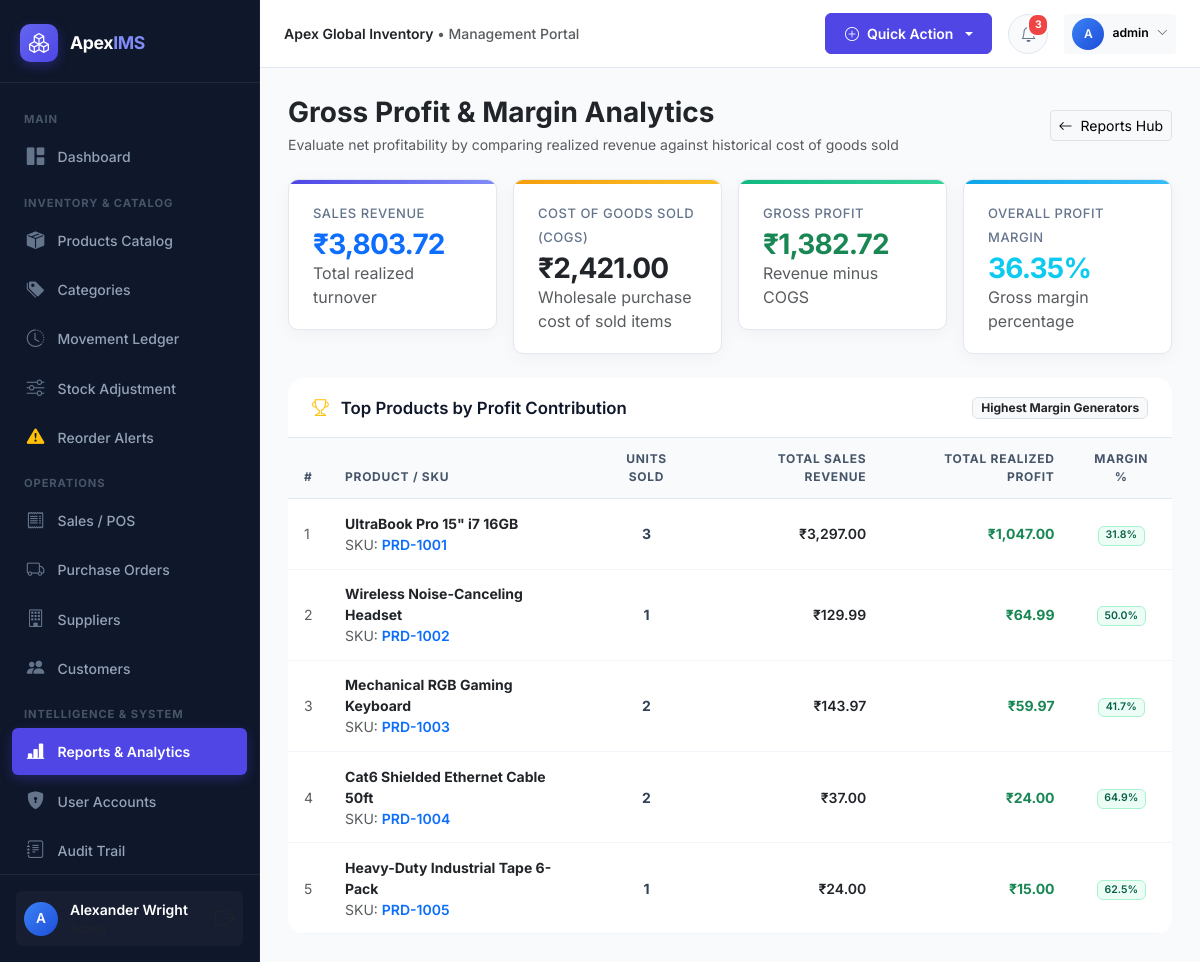
/reports/profit (signed in), run on the app's committed database.
### models/user.py (models this page shows, shortened)
class User(UserMixin, db.Model):
    __tablename__ = 'users'
    id = db.Column(db.Integer, primary_key=True)
    username = db.Column(db.String(64), unique=True, nullable=False, index=True)
    email = db.Column(db.String(120), unique=True, nullable=False, index=True)
    password_hash = db.Column(db.String(256), nullable=False)
    full_name = db.Column(db.String(100), nullable=False)
    phone = db.Column(db.String(25))
    role_id = db.Column(db.Integer, db.ForeignKey('roles.id'), nullable=False)
    is_active = db.Column(db.Boolean, default=True)
    last_login = db.Column(db.DateTime)
    created_at = db.Column(db.DateTime, default=datetime.utcnow)
    updated_at = db.Column(db.DateTime, default=datetime.utcnow, onupdate=datetime.utcnow)
    role = db.relationship('Role', back_populates='users')
    purchases = db.relationship('PurchaseOrder', back_populates='user', lazy='dynamic')
    sales = db.relationship('Sale', back_populates='user', lazy='dynamic')
    inventory_transactions = db.relationship('InventoryTransaction', back_populates='user', lazy='dynamic')
    stock_adjustments = db.relationship('StockAdjustment', back_populates='user', lazy='dynamic')
    audit_logs = db.relationship('AuditLog', back_populates='user', lazy='dynamic')
    def has_role(self, *role_names):
        if not self.role:
            return False
        return self.role.name in role_names
    @property
    def is_admin(self):
        return self.role and self.role.name == 'Admin'

### models/product.py (models this page shows, shortened)
class Product(db.Model):
    __tablename__ = 'products'
    id = db.Column(db.Integer, primary_key=True)
    sku = db.Column(db.String(64), unique=True, nullable=False, index=True)
    name = db.Column(db.String(200), nullable=False, index=True)
    description = db.Column(db.Text)
    category_id = db.Column(db.Integer, db.ForeignKey('categories.id'), nullable=False)
    supplier_id = db.Column(db.Integer, db.ForeignKey('suppliers.id'), nullable=True)
    purchase_price = db.Column(db.Float, default=0.0, nullable=False)
    selling_price = db.Column(db.Float, default=0.0, nullable=False)
    current_stock = db.Column(db.Integer, default=0, nullable=False)
    min_stock_level = db.Column(db.Integer, default=10, nullable=False)
    image_url = db.Column(db.String(255), default='default_product.png')
    status = db.Column(db.String(20), default='Active', index=True)  # Active, Inactive, Discontinued
    created_at = db.Column(db.DateTime, default=datetime.utcnow)
    updated_at = db.Column(db.DateTime, default=datetime.utcnow, onupdate=datetime.utcnow)
    category = db.relationship('Category', back_populates='products')
    supplier = db.relationship('Supplier', back_populates='products')
    purchase_items = db.relationship('PurchaseItem', back_populates='product', cascade='all, delete-orphan')
    sale_items = db.relationship('SaleItem', back_populates='product', cascade='all, delete-orphan')
    inventory_transactions = db.relationship('InventoryTransaction', back_populates='product', cascade='all, delete-orphan')
    stock_adjustments = db.relationship('StockAdjustment', back_populates='product', cascade='all, delete-orphan')

### routes/reports.py (the view)
@reports_bp.route('/reports/profit')
@login_required
def profit_report():
    sales = Sale.query.filter(Sale.status == 'Completed').all()
    total_sales_revenue = sum(s.total_amount for s in sales)
    total_cogs = sum(s.total_cost for s in sales)
    gross_profit = total_sales_revenue - total_cogs
    profit_margin = round((gross_profit / total_sales_revenue * 100), 2) if total_sales_revenue > 0 else 0.0
    top_items = db.session.query(
        Product.name,
        Product.sku,
        func.sum(SaleItem.quantity).label('total_qty_sold'),
        func.sum(SaleItem.total_price).label('total_sales_val'),
        func.sum((SaleItem.unit_price - SaleItem.cost_price) * SaleItem.quantity).label('total_item_profit')
    ).join(SaleItem, Product.id == SaleItem.product_id)\
     .join(Sale, Sale.id == SaleItem.sale_id)\
     .filter(Sale.status == 'Completed')\
     .group_by(Product.id)\
     .order_by(func.sum((SaleItem.unit_price - SaleItem.cost_price) * SaleItem.quantity).desc())\
     .limit(10).all()
    return render_template(
        'reports/profit_report.html',
        total_sales_revenue=total_sales_revenue,
        total_cogs=total_cogs,
        gross_profit=gross_profit,
        profit_margin=profit_margin,
        top_items=top_items
    )

### models/sale.py (called while the page is built)
    @property
    def total_cost(self):
        return sum(item.cost_price * item.quantity for item in self.items)

### utils/helpers.py (called while the page is built)
def format_currency(value):
    try:
        val = float(value or 0)
        return f"{Config.CURRENCY_SYMBOL}{val:,.2f}"
    except (ValueError, TypeError):
        return f"{Config.CURRENCY_SYMBOL}0.00"

### templates/reports/profit_report.html (shortened to what this page needs)
{% extends "base.html" %}
{% block content %}
<div class="d-flex align-items-center justify-content-between mb-4 flex-wrap gap-2">
  <div>
    <h3 class="fw-bold text-dark mb-1">Gross Profit & Margin Analytics</h3>
    <p class="text-muted small mb-0">Evaluate net profitability by comparing realized revenue against historical cost of goods sold</p>
  </div>
  <a href="{{ url_for('reports.index') }}" class="btn btn-sm btn-light border">
    <i class="bi bi-arrow-left me-1"></i> Reports Hub
  </a>
</div>
<div class="row g-3 mb-4">
  <div class="col-md-3 col-sm-6">
    <div class="stat-card primary">
      <span class="stat-label">Sales Revenue</span>
      <div class="stat-value text-primary mt-1">{{ total_sales_revenue|currency }}</div>
      <span class="text-muted extra-small">Total realized turnover</span>
    </div>
  </div>
  <div class="col-md-3 col-sm-6">
    <div class="stat-card warning">
      <span class="stat-label">Cost of Goods Sold (COGS)</span>
      <div class="stat-value text-dark mt-1">{{ total_cogs|currency }}</div>
      <span class="text-muted extra-small">Wholesale purchase cost of sold items</span>
    </div>
  </div>
  <div class="col-md-3 col-sm-6">
    <div class="stat-card success">
      <span class="stat-label">Gross Profit</span>
      <div class="stat-value text-success mt-1">{{ gross_profit|currency }}</div>
      <span class="text-muted extra-small">Revenue minus COGS</span>
    </div>
  </div>
  <div class="col-md-3 col-sm-6">
    <div class="stat-card info">
      <span class="stat-label">Overall Profit Margin</span>
      <div class="stat-value text-info mt-1">{{ profit_margin }}%</div>
      <span class="text-muted extra-small">Gross margin percentage</span>
    </div>
  </div>
</div>
<div class="card border-0 shadow-card rounded-4 overflow-hidden">
  <div class="content-card-header bg-white">
    <h5 class="content-card-title mb-0">
      <i class="bi bi-trophy text-warning me-1"></i> Top Products by Profit Contribution
    </h5>
    <span class="badge bg-light text-dark border">Highest Margin Generators</span>
  </div>
  <div class="table-responsive">
    <table class="table table-custom mb-0">
      <thead>
        <tr>
          <th>#</th>
          <th>Product / SKU</th>
          <th class="text-center">Units Sold</th>
          <th class="text-end">Total Sales Revenue</th>
          <th class="text-end">Total Realized Profit</th>
          <th class="text-center">Margin %</th>
        </tr>
      </thead>
      <tbody>
        {% for item in top_items %}
        <tr>
          <td class="text-muted extra-small">{{ loop.index }}</td>
          <td>
            <span class="fw-bold text-dark d-block">{{ item.name }}</span>
            <span class="text-muted extra-small">SKU: <span class="fw-semibold text-primary">{{ item.sku }}</span></span>
          </td>
          <td class="text-center fw-bold">{{ item.total_qty_sold }}</td>
          <td class="text-end fw-semibold text-dark">{{ item.total_sales_val|currency }}</td>
          <td class="text-end fw-bold text-success">{{ item.total_item_profit|currency }}</td>
          <td class="text-center">
            {% if item.total_sales_val > 0 %}
              {% set m = (item.total_item_profit / item.total_sales_val * 100)|round(1) %}
              <span class="badge badge-soft-success">{{ m }}%</span>
            {% else %}
              <span class="badge badge-soft-secondary">0%</span>
            {% endif %}
          </td>
        </tr>
        {% else %}
        <tr>
          <td colspan="6" class="text-center py-4 text-muted">No sales records to calculate profit margins.</td>
        </tr>
        {% endfor %}
      </tbody>
    </table>
  </div>
</div>
{% endblock %}

### templates/base.html (shortened to what this page needs)
<!DOCTYPE html>
<html lang="en">
<head>
  <link href="https://cdn.jsdelivr.net/npm/bootstrap@5.3.3/dist/css/bootstrap.min.css" rel="stylesheet">
  <link href="https://cdn.jsdelivr.net/npm/bootstrap-icons@1.11.3/font/bootstrap-icons.min.css" rel="stylesheet">
  <link href="{{ url_for('static', filename='css/style.css') }}" rel="stylesheet">
</head>
<body>
{% if current_user.is_authenticated %}
  <aside id="sidebar-wrapper">
    <div class="sidebar-brand">
      <div class="sidebar-brand-icon">
        <i class="bi bi-boxes"></i>
      </div>
      <div class="sidebar-brand-text">Apex<span>IMS</span></div>
    </div>
    <div class="sidebar-menu">
      <div class="sidebar-heading">Main</div>
      <a href="{{ url_for('dashboard.index') }}" class="nav-link-custom {% if request.endpoint == 'dashboard.index' %}active{% endif %}">
        <i class="bi bi-grid-1x2-fill"></i>
        <span>Dashboard</span>
      </a>
      <div class="sidebar-heading">Inventory & Catalog</div>
      <a href="{{ url_for('products.index') }}" class="nav-link-custom {% if request.endpoint and request.endpoint.startswith('products.') %}active{% endif %}">
        <i class="bi bi-box-seam-fill"></i>
        <span>Products Catalog</span>
      </a>
      <a href="{{ url_for('categories.index') }}" class="nav-link-custom {% if request.endpoint and request.endpoint.startswith('categories.') %}active{% endif %}">
        <i class="bi bi-tags-fill"></i>
        <span>Categories</span>
      </a>
      <a href="{{ url_for('inventory.ledger') }}" class="nav-link-custom {% if request.endpoint == 'inventory.ledger' %}active{% endif %}">
        <i class="bi bi-clock-history"></i>
        <span>Movement Ledger</span>
      </a>
      <a href="{{ url_for('inventory.adjust') }}" class="nav-link-custom {% if request.endpoint == 'inventory.adjust' %}active{% endif %}">
        <i class="bi bi-sliders"></i>
        <span>Stock Adjustment</span>
      </a>
      <a href="{{ url_for('inventory.reorder') }}" class="nav-link-custom {% if request.endpoint == 'inventory.reorder' %}active{% endif %}">
        <i class="bi bi-exclamation-triangle-fill text-warning"></i>
        <span>Reorder Alerts</span>
      </a>
      <div class="sidebar-heading">Operations</div>
      <a href="{{ url_for('sales.index') }}" class="nav-link-custom {% if request.endpoint and request.endpoint.startswith('sales.') %}active{% endif %}">
        <i class="bi bi-receipt"></i>
        <span>Sales / POS</span>
      </a>
      <a href="{{ url_for('purchases.index') }}" class="nav-link-custom {% if request.endpoint and request.endpoint.startswith('purchases.') %}active{% endif %}">
        <i class="bi bi-truck"></i>
        <span>Purchase Orders</span>
      </a>
      <a href="{{ url_for('suppliers.index') }}" class="nav-link-custom {% if request.endpoint and request.endpoint.startswith('suppliers.') %}active{% endif %}">
        <i class="bi bi-building"></i>
        <span>Suppliers</span>
      </a>
      <a href="{{ url_for('customers.index') }}" class="nav-link-custom {% if request.endpoint and request.endpoint.startswith('customers.') %}active{% endif %}">
        <i class="bi bi-people-fill"></i>
        <span>Customers</span>
      </a>
      <div class="sidebar-heading">Intelligence & System</div>
      <a href="{{ url_for('reports.index') }}" class="nav-link-custom {% if request.endpoint and request.endpoint.startswith('reports.') %}active{% endif %}">
        <i class="bi bi-bar-chart-line-fill"></i>
        <span>Reports & Analytics</span>
      </a>
      {% if current_user.is_admin %}
      <a href="{{ url_for('users.index') }}" class="nav-link-custom {% if request.endpoint and request.endpoint.startswith('users.') %}active{% endif %}">
        <i class="bi bi-shield-lock-fill"></i>
        <span>User Accounts</span>
      </a>
      <a href="{{ url_for('audit.index') }}" class="nav-link-custom {% if request.endpoint == 'audit.index' %}active{% endif %}">
        <i class="bi bi-journal-text"></i>
        <span>Audit Trail</span>
      </a>
      {% endif %}
    </div>
    <div class="sidebar-footer">
      <div class="user-badge">
        <div class="user-avatar-sm">
          {{ current_user.full_name[:1] }}
        </div>
        <div class="overflow-hidden flex-grow-1">
          <div class="text-white text-truncate fw-semibold small">{{ current_user.full_name }}</div>
          <div class="text-muted extra-small text-truncate" style="font-size:0.75rem;">{{ current_user.role.name }}</div>
        </div>
        <a href="{{ url_for('auth.logout') }}" class="text-muted hover-white ms-1" title="Sign Out">
          <i class="bi bi-box-arrow-right fs-5"></i>
        </a>
      </div>
    </div>
  </aside>
  <div id="page-content-wrapper">
    <nav class="top-navbar">
      <div class="d-flex align-items-center gap-3">
        <div class="d-none d-md-block text-muted small fw-medium">
          <span class="text-dark fw-semibold">{{ app_config.COMPANY_NAME }}</span> &bull; Management Portal
        </div>
      </div>
      <div class="d-flex align-items-center gap-3">
        <div class="dropdown">
          <button class="btn btn-sm btn-primary dropdown-toggle d-flex align-items-center gap-2" type="button" data-bs-toggle="dropdown">
            <i class="bi bi-plus-circle"></i>
            <span class="d-none d-sm-inline">Quick Action</span>
          </button>
        </div>
        <div class="dropdown">
          <button class="nav-icon-btn" type="button" data-bs-toggle="dropdown" aria-expanded="false">
            <i class="bi bi-bell"></i>
            <span id="notif-badge" class="pulse-badge" style="{% if unread_notifications_count == 0 %}display:none;{% endif %}">
              {{ unread_notifications_count }}
            </span>
          </button>
        </div>
        <div class="dropdown">
          <button class="btn btn-sm btn-light border-0 d-flex align-items-center gap-2" type="button" data-bs-toggle="dropdown">
            <div class="user-avatar-sm" style="width: 32px; height: 32px; font-size: 0.75rem;">
              {{ current_user.full_name[:1] }}
            </div>
            <span class="d-none d-md-inline small fw-semibold">{{ current_user.username }}</span>
            <i class="bi bi-chevron-down extra-small text-muted" style="font-size:0.7rem;"></i>
          </button>
        </div>
      </div>
    </nav>
    <main class="main-body-container">
      {% block content %}{% endblock %}
    </main>
  </div>
{% else %}
  <main class="w-100 min-vh-100 d-flex align-items-center justify-content-center p-3">
    {% block auth_content %}{% endblock %}
  </main>
{% endif %}
</body>
</html>

### data on the page
User: full_name "A", full_name "Alexander Wright", username "admin"
Product: name "UltraBook Pro 15\" i7 16GB", sku "PRD-1001", total_qty_sold "3", total_sales_val "₹3,297.00", total_item_profit "₹1,047.00", m "31.8"
Product: name "Wireless Noise-Canceling Headset", sku "PRD-1002", total_qty_sold "1", total_sales_val "₹129.99", total_item_profit "₹64.99", m "50.0"
Product: name "Mechanical RGB Gaming Keyboard", sku "PRD-1003", total_qty_sold "2", total_sales_val "₹143.97", total_item_profit "₹59.97", m "41.7"
Product: name "Cat6 Shielded Ethernet Cable 50ft", sku "PRD-1004", total_qty_sold "2", total_sales_val "₹37.00", total_item_profit "₹24.00", m "64.9"
Product: name "Heavy-Duty Industrial Tape 6-Pack", sku "PRD-1005", total_qty_sold "1", total_sales_val "₹24.00", total_item_profit "₹15.00", m "62.5"

### other printed values
{{ app_config.COMPANY_NAME }} "Apex Global Inventory"
{{ unread_notifications_count }} "3"
{{ total_sales_revenue|currency }} "₹3,803.72"
{{ total_cogs|currency }} "₹2,421.00"
{{ gross_profit|currency }} "₹1,382.72"
{{ profit_margin }} "36.35"
